Frame 1 (no input): blank canvas, image omitted
Frame 60 (the mouse pressed at the canvas centre just before this capture): blank canvas, image omitted
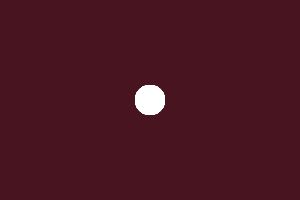
Frame 120 (the mouse held since frame 60 and released just before this capture)

The Processing sketch whose frames 1 and 60 were blank and that drew this single picture after the mouse press (run headless with seeded random() and noise(); from frame 60 on, the mouse is pressed at the canvas centre):

// Processing sketch: processing_78072
// ── processing_78072.pde

void setup() {
size(300,200);
background(72,20,32);

}

void draw() {
if (mousePressed) {
  fill(255);
  noStroke();
  ellipse(mouseX, mouseY, 30, 30);
}

}
